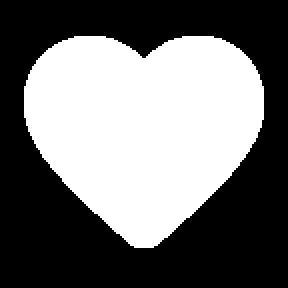
#> input picture cnt.png, 144 x 144 px (shown 2 times larger)
$ jupyter execute centroid.ipynb
#> lines starting #> are read from the running program, lines starting #| are printed output that depends on the picture; after the words box and inside, x2 and y2 are one past the last pixel; in counts of white or black regions, pixels touching at a corner belong together
[cell 1]
import cv2
import numpy as np

[cell 2]
def getCentroid(img):
   row, col = img.shape

   xVal = 0
   yVal = 0
   n = 0.0

   for x in range(0,row):
      for y in range(0,col):
         if (img[x,y] == 0):
            xVal += x
            yVal += y
            n += 1.0

   xVal /= n
   yVal /= n

   return [np.int64(np.round(xVal)),np.int64(np.round(yVal))]

[cell 3]
a = cv2.imread('cnt.png', 0)
#> a: shape (144, 144); 44.3% white; 1 white region, box (x1, y1, x2, y2) and area: (12, 18, 132, 124) 9184

c1 = getCentroid(a) # Original
#> c1 = [79, 71]
c2 = getCentroid(255 - a) # Inverse
#> c2 = [63, 72]

b = cv2.cvtColor(a, cv2.COLOR_GRAY2BGR)
#> b is the input picture: shape (144, 144, 3); 44.3% white; 1 white region, box (x1, y1, x2, y2) and area: (12, 18, 132, 124) 9184
cv2.circle(b, (c1[1], c1[0]), 3, (0,0,255))
#> b: shape (144, 144, 3); 0.08% of pixels changed, all inside (x1, y1, x2, y2) = (68, 76, 75, 83)
cv2.circle(b, (c2[1], c2[0]), 3, (0,255,0))
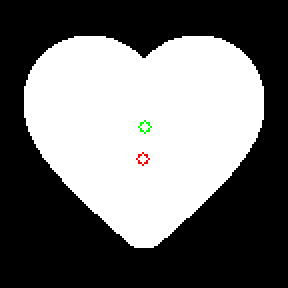
#> b: shape (144, 144, 3) (shown 2 times larger); mean B, G, R 112.5, 112.7, 112.7

cv2.imwrite('cnt_out.png', b)
#> Out = True


$ run again, with blob.png copied over cnt.png
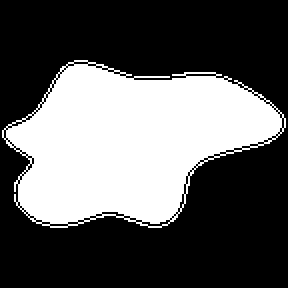
#> input picture blob.png, 144 x 144 px (shown 2 times larger)
#> a: shape (144, 144); 36.1% white; 1 white region, box (x1, y1, x2, y2) and area: (1, 30, 143, 114) 7495
#> c1 = [72, 75]
#> c2 = [71, 65]
#> b is the input picture: shape (144, 144, 3); 36.1% white; 1 white region, box (x1, y1, x2, y2) and area: (1, 30, 143, 114) 7495
#> `cv2.circle(b, (c2[1], c2[0]), 3, (0,255,0))`:
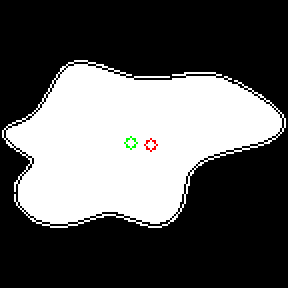
#> b: shape (144, 144, 3) (shown 2 times larger); mean B, G, R 91.8, 92, 92
#> Out = True
